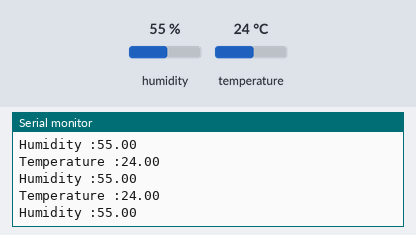
A sketch run on a simulated ESP8266 (NodeMCU). On the bench: the last lines printed to the serial monitor. Inputs (shaded band) come from the test bench; at power-on: humidity 55 %, temperature 24 °C.

Above: at 1.2 s.
1.3 s: humidity set to 22 %
At 1.6 s:
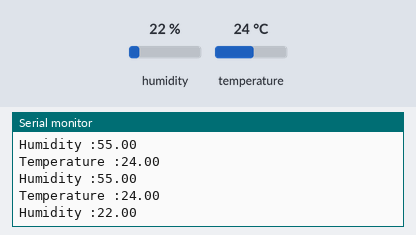
2.8 s: temperature set to 12 °C
At 2.83 s:
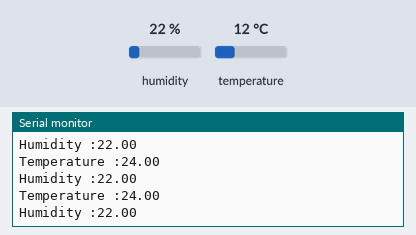
4.3 s: humidity set to 40 %
At 4.48 s:
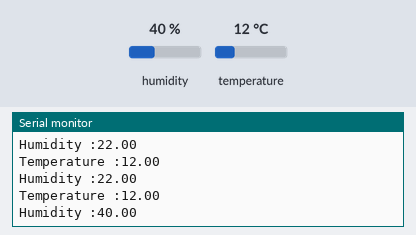
Timing chart, 0 to 7.3 s (numbered marks = the images above; inputs shaded):
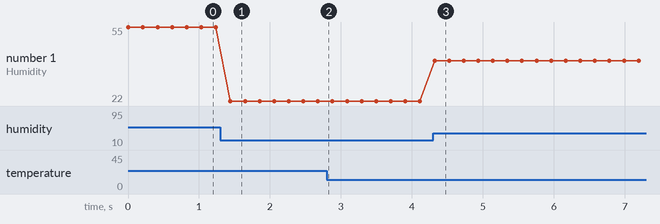

Measured:
- after the input at 1.3 s, the serial monitor: prints a new line after 0.14 s (image 1)
- after the input at 4.3 s, the serial monitor: prints a new line at once (image 3)
- plotted number 1: 55 → 22 after the input at 1.3 s, 22 → 40 after the input at 4.3 s

The sketch:

wetherbaalsaal.ino
```cpp
#include <dht.h>
dht ch;
const int dPin= D0;
//dht pin 2 to arduino pin 7
void setup() {

  //pinMode(D0,INPUT);
 Serial.begin(9600);

}

void loop() {

 int ba=ch.read22(dPin);
 Serial.print("Temperature :");
 Serial.println(ch.temperature);
  Serial.print("Humidity :");
 Serial.println(ch.humidity);

delay(200);

}
```
